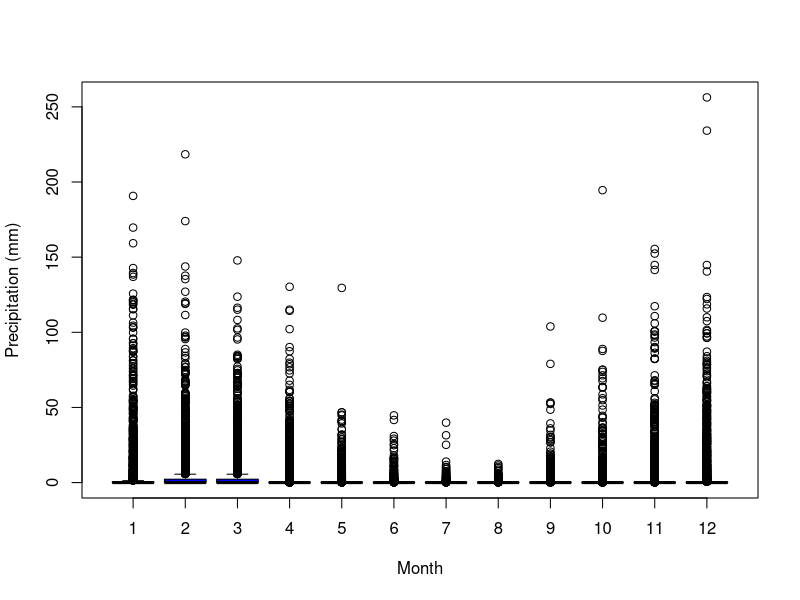
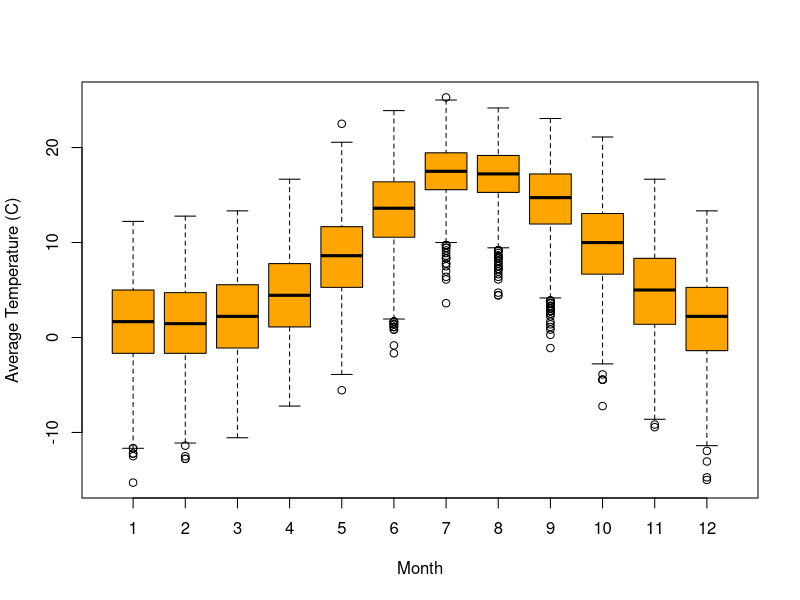
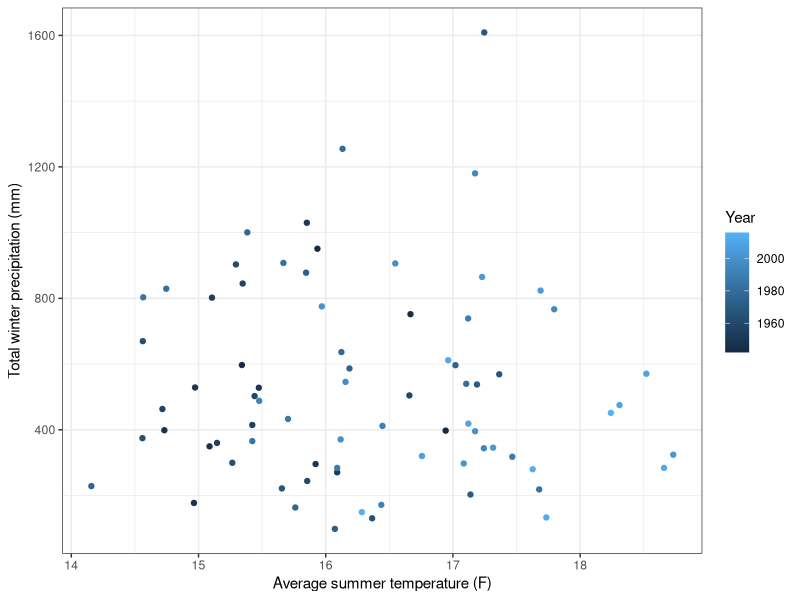

R code for these plots, in order:
## ---- chunk 1

climate = read.table("clim.txt", header = TRUE)

## ---- chunk 2

#Monthly precipitation

boxplot(climate$rain ~ climate$month,
ylab="Precipitation (mm)",
xlab="Month", col="blue")
## ---- chunk 3

#Monthly average temperature

climate$avg.temp = (climate$tmin+climate$tmax)/2

boxplot(climate$avg.temp ~ climate$month,
ylab="Average Temperature (C)",
xlab="Month", col="orange")


## ---- chunk 4

#Finding the wettest and the dryest years

year.rain = aggregate(climate$rain, by = list(climate$year), sum)
wet.year = year.rain[which.max(year.rain$x),1]
wet.year.rain= year.rain[which.max(year.rain$x),2]
dry.year = year.rain[which.min(year.rain$x),1]
dry.year.rain = year.rain[which.min(year.rain$x),2]


## ---- chunk 5
#Defining seasons 

climate$season = ifelse(climate$month == 4|climate$month == 5|climate$month == 6, 'spring', ifelse (climate$month == 7|climate$month == 8|climate$month == 9, 'summer',ifelse(climate$month == 10|climate$month == 11|climate$month == 12, 'fall' , 'winter')))

#Finding the wettest and dryest season

rain.season = aggregate(climate$rain, by= list(climate$season), sum)
dry.season = rain.season[which.min(rain.season$x),1]
rain.dry.season = rain.season[which.min(rain.season$x),2]
wet.season = rain.season[which.max(rain.season$x),1]
rain.wet.season = rain.season[which.max(rain.season$x),2]
## ---- chunk 6

#Seasonal temperature and precipitation relation

summer= subset(climate, season == 'summer')
winter = subset(climate, season=='winter')

#Average summer temperature and total winter precipitation per year

summ.temp = aggregate(summer$avg.temp, by = list(summer$year), mean)
wint.rain = aggregate(winter$rain, by=list(winter$year), sum)

data.plot = data.frame(summ.temp, wint.rain$x)
colnames(data.plot) = c('Year', 'summer.temp', 'winter.rain')

library(ggplot2)

ggplot(data.plot, aes(summer.temp, winter.rain, col= Year)) + 
  geom_point()+
  xlab ('Average summer temperature (F)')+
  ylab ('Total winter precipitation (mm)')+
  theme_bw()
